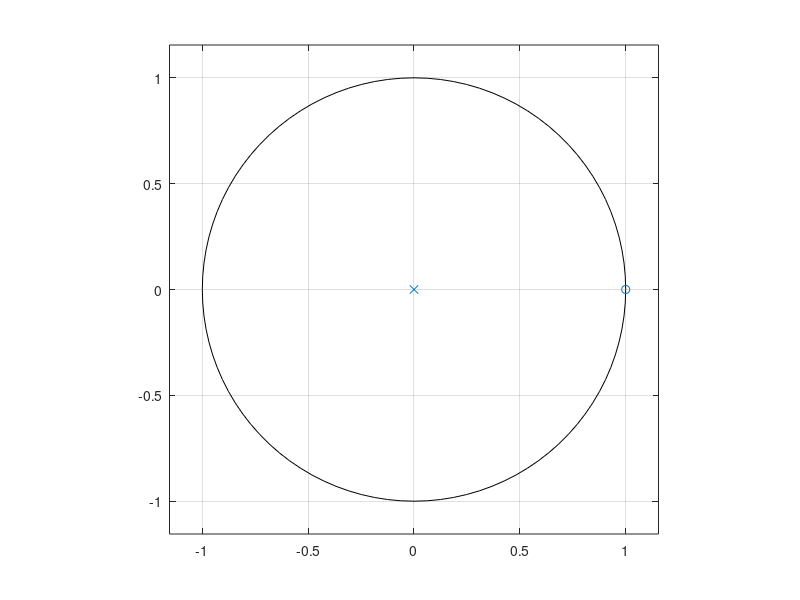
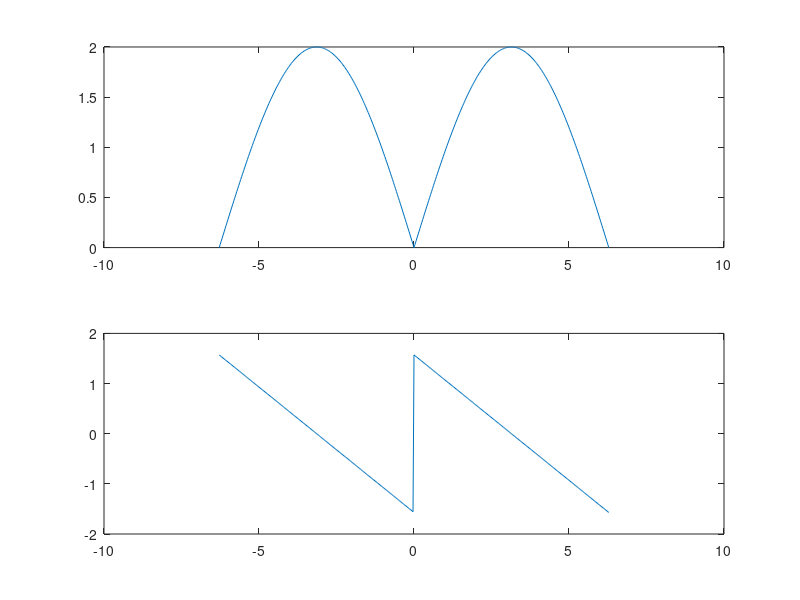

The MATLAB source for these figures, in order:
clc;
num=[1 -1]; % coefficients of numerator
den=[1 0]; % coefficients of denominator
zplane(num,den); % plot in the z-plane
sys=filt(num,den,-1) % discrete system transform function in z^-1 polynomials
[R,P,K]=residue(num,den) 
omega=-2*pi:pi/100:2*pi;
y=freqz(num,den,omega); % Frequency response
figure;
subplot(211);
plot(omega,abs(y));
subplot(212);
plot(omega,angle(y));
